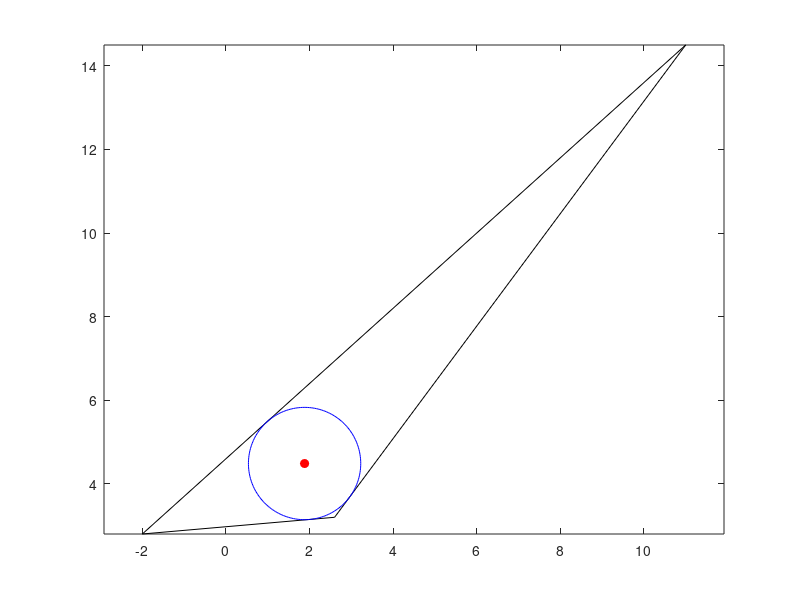

Write the MATLAB code that produced this figure.
clear all
clc
close all
%% 246-20
function TriCirc(A, B, C)
    X = [A(1), B(1), C(1), A(1)];
    Y = [A(2), B(2), C(2), A(2)];
    plot(X, Y, 'k-');
    hold on;
    axis equal;

    a = norm(B-C);
    b = norm(C-A);
    c = norm(A-B);
    
    P = a + b + c;
    Ix = (a*A(1) + b*B(1) + c*C(1)) / P;
    Iy = (a*A(2) + b*B(2) + c*C(2)) / P;
    I = [Ix, Iy];

    s = (a+b+c)/2;
    area = sqrt(s*(s-a)*(s-b)*(s-c)); 
    r = area/s;

    plot(I(1), I(2), 'ro', 'MarkerFaceColor', 'r');

    theta = linspace(0, 2*pi, 200);
    x_circ = I(1) + r*cos(theta);
    y_circ = I(2) + r*sin(theta);
    plot(x_circ, y_circ, 'b-');


end

A = [2.6, 3.2];
B = [11, 14.5];
C = [-2, 2.8];
TriCirc(A, B, C);


%%
function y = f3(x)
y = polyval([0.025, -0.0625, -0.333, 1, 0, 0], x);
end

x = fminbnd(@f3, -1, 4)
